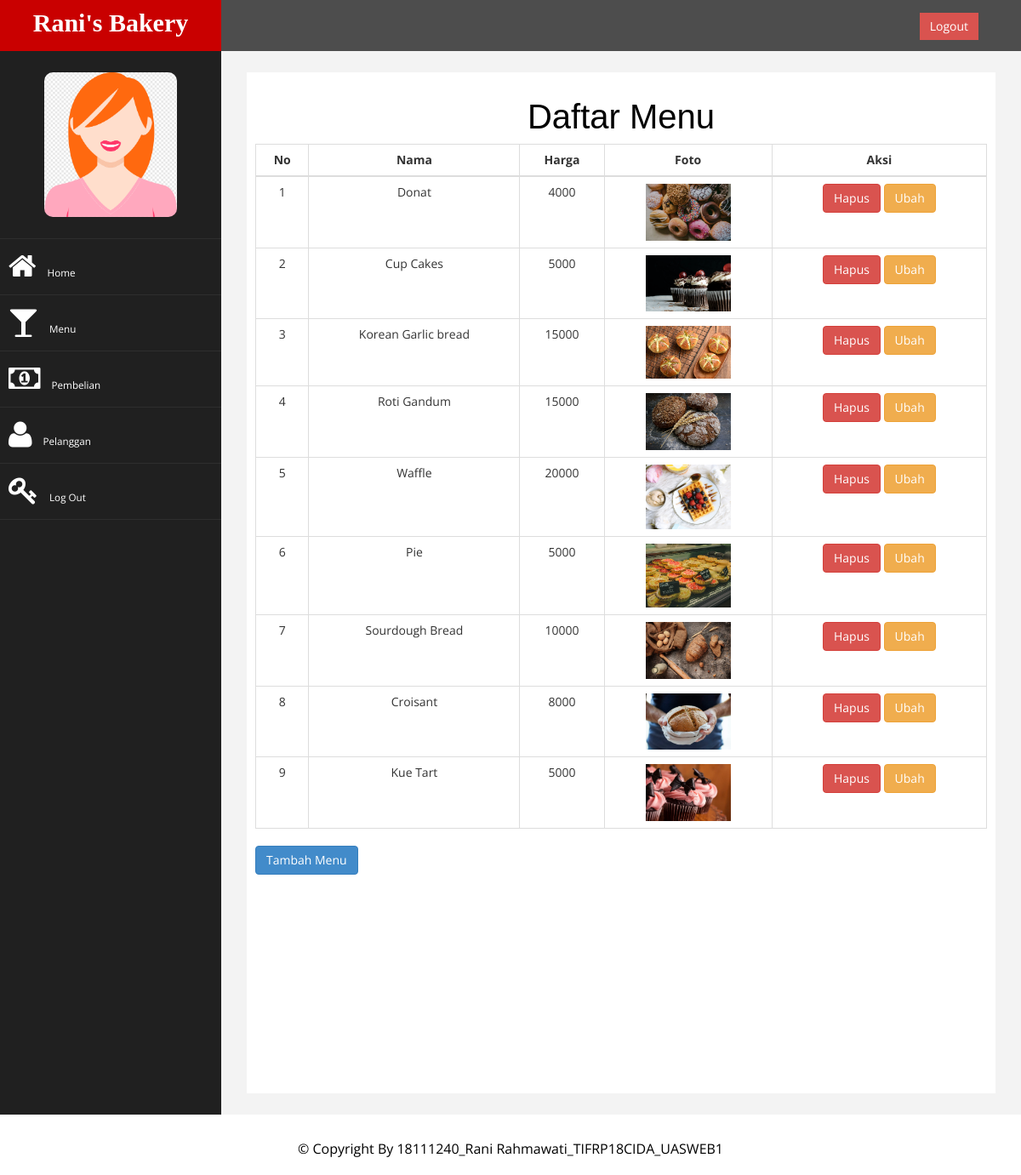
/config/dashboard.php?halaman=menu, run on the app's committed database.
### tables this page shows
CREATE TABLE `tb_menu` (
  `id_menu` int(11) NOT NULL,
  `nama_menu` varchar(100) NOT NULL,
  `harga_menu` int(11) NOT NULL,
  `foto_menu` varchar(100) NOT NULL,
  `deskripsi_menu` text NOT NULL
);

### config/menu.php (the view, shortened to what this page needs)
<h2>Daftar Menu</h2>
<table class="table table-bordered">
    <thead>
        <tr>
            <th>No</th>
            <th>Nama</th>
            <th>Harga</th>
            <th>Foto</th>
            <th>Aksi</th>
        </tr>
    </thead>
    <tbody>
    <?php $nomor=1; ?>
    <?php $ambil=$conn->query("SELECT * FROM tb_menu");?>
    <?php while($pecah = $ambil->fetch_assoc()){?>
        <tr>
            <td><?php echo $nomor;?></td>
            <td><?php echo $pecah['nama_menu']; ?></td>
            <td><?php echo $pecah['harga_menu']; ?></td>
            <td>
                <img src="../config/upload/<?php echo $pecah['foto_menu']; ?>" width="100px">
            </td>
            <td>
                <a href="dashboard.php?halaman=hapusmenu&id=<?php echo $pecah['id_menu'];?>" class="btn btn-danger">Hapus</a>
                <a href="dashboard.php?halaman=ubahmenu&id=<?php echo $pecah['id_menu'];?>" class="btn btn-warning">Ubah</a>
            </td>
        </tr>
        <?php $nomor++; ?>
        <?php } ?>
    </tbody>
</table>
<a href="dashboard.php?halaman=tambahmenu" class="btn btn-primary">Tambah Menu</a>

### config/dashboard.php (shortened to what this page needs)
<?php
$conn = mysqli_connect('localhost','root','','uaswebsite');
?>
<!DOCTYPE html>
<html xmlns="http://www.w3.org/1999/xhtml">
<head>
    <link href="assets/css/bootstrap.css" rel="stylesheet" />
    <link href="assets/css/font-awesome.css" rel="stylesheet" />
    <link href="assets/js/morris/morris-0.4.3.min.css" rel="stylesheet" />
    <link href="assets/css/custom.css" rel="stylesheet" />
</head>
<body>
    <div id="wrapper">
        <nav class="navbar navbar-default navbar-cls-top " role="navigation" style="margin-bottom: 0">
            <div class="navbar-header">
                <a class="navbar-brand" href="#">Rani's Bakery</a>
            </div>
  <div
  style="color: white; padding: 15px 50px 5px 50px; float: right; font-size: 16px;">
<a href="login.php" class="btn btn-danger square-btn-adjust">Logout</a>
  </div>
        </nav>
                <nav class="navbar-default navbar-side" role="navigation">
            <div class="sidebar-collapse">
                <ul class="nav" id="main-menu">
				<li class="text-center">
                    <img src="assets/img/profil wanita.png" class="user-image img-responsive"/>
					</li>
                    <li><a href="dashboard.php"><i class="fa fa-home fa-3x"></i> Home</a></li>
                    <li><a href="dashboard.php?halaman=menu"><i class="fa fa-glass fa-3x"></i> Menu</a></li>
                    <li><a href="dashboard.php?halaman=pembelian"><i class="fa fa-money fa-3x"></i> Pembelian</a></li>
                    <li><a href="dashboard.php?halaman=pelanggan"><i class="fa fa-user fa-3x"></i> Pelanggan</a></li>
                    <li><a href="dashboard.php?halaman=logout"><i class="fa fa-key fa-3x"></i> Log Out</a></li>
                </ul>
            </div>
        </nav>
        <div id="page-wrapper" >
            <div id="page-inner">
                <?php
                if(isset($_GET['halaman']))
                {
                    if($_GET['halaman']=="menu")
                    {
                        include 'menu.php';
                    }
                    elseif($_GET['halaman']=="pembelian")
                    {
                        include 'pembelian.php';
                    }
                    elseif($_GET['halaman']=="pelanggan")
                    {
                        include 'pelanggan.php';
                    }
                    elseif($_GET['halaman']=="details")
                    {
                        include 'details.php';
                    }
                    elseif($_GET['halaman']=="tambahmenu")
                    {
                        include 'tambahmenu.php';
                    }
                    elseif($_GET['halaman']=="hapusmenu")
                    {
                        include 'hapusmenu.php';
                    }
                    elseif($_GET['halaman']=="ubahmenu")
                    {
                        include 'ubahmenu.php';
                    }
                    elseif($_GET['halaman']=="logout")
                    {
                        include 'logout.php';
                    }
                    elseif($_GET['halaman']=="hapuspelanggan")
                    {
                        include 'hapuspelanggan.php';
                    }
                    }
                    else
                    {
                        include 'home.php';
                    }
                ?>
            </div>
            </div>
        </div>
    <div class="copyrightText">
        <p>&copy; Copyright By 18111240_Rani Rahmawati_TIFRP18CIDA_UASWEB1</p>
    </div>
</body>
</html>

### config/assets/css/custom.css (style rules this page uses)
body { font-family: 'Open Sans', sans-serif; }
#wrapper { width: 100%; background:#202020; }
#page-wrapper { padding: 15px 15px; min-height: 600px; background:#F3F3F3; }
#page-inner { width:100%; margin:10px 20px 10px 0px; background-color:#fff!important; padding:10px; min-height:1200px; }
.text-center { text-align:center; }
h2 { color: #f00; }
.square-btn-adjust { border: 0px solid transparent; -webkit-border-radius: 0px; -moz-border-radius: 0px; border-radius: 0px; }
p { font-size:16px; line-height:25px; padding-top:20px; }
.user-image { margin: 25px auto; -webkit-border-radius: 10px; -moz-border-radius: 10px; border-radius: 10px; max-height:170px; max-width:170px; }
.navbar-cls-top .navbar-brand { color: #fff; background: #C90000; width: 260px; text-align: center; height: 60px; font-size: 30px; font-weight: 700; }
.sidebar-collapse , .sidebar-collapse .nav { background:none; }
.sidebar-collapse .nav { padding:0; }
.sidebar-collapse .nav > li > a { color:#fff; background:#202020; text-shadow:none; }
.sidebar-collapse > .nav > li > a { padding:15px 10px; }
.sidebar-collapse > .nav > li { border-bottom: 1px solid rgba(107, 108, 109, 0.19); }
.navbar-side { border:none; background-color: #202020; }
.navbar-cls-top { background:#4D4D4D; border-bottom:none; }
.navbar-default { border:0px solid black; }
.navbar-header { background: #A70303; }
.nav > li > a > i { margin-right:10px; }
@media (min-width:768px) { #page-wrapper { margin: 0 0 0 260px; padding: 15px 30px; min-height: 1200px; } }
@media (min-width:768px) { .navbar-side { z-index: 1; position: absolute; width: 260px; } }
@media (min-width:768px) { .navbar { border-radius: 0px; } }

### config/dashboard.php (style rules this page uses)
.navbar-brand { text-align: center; padding-top: 17px; font-size: smaller; font-family: Cambria, Cochin, Georgia, Times, 'Times New Roman', serif; background-color: chocolate; }
a { font-size: smaller; }
.copyrightText { padding: 8px 40px; line-height: 10px; bottom: 0px; width: 100%; text-align: center; }
.copyrightText p { color: black; }

### config/menu.php (style rules this page uses)
h2 { text-align: center; font-family: 'Gill Sans', 'Gill Sans MT', Calibri, 'Trebuchet MS', sans-serif; color: black; font-size: 40px; }
th { text-align: center; }
td { text-align: center; }

### data on the page
tb_menu: nama_menu "Donat", harga_menu "4000", foto_menu (picture)
tb_menu: nama_menu "Cup Cakes", harga_menu "5000", foto_menu (picture)
tb_menu: nama_menu "Korean Garlic bread", harga_menu "15000", foto_menu (picture)
tb_menu: nama_menu "Roti Gandum", harga_menu "15000", foto_menu (picture)
tb_menu: nama_menu "Waffle", harga_menu "20000", foto_menu (picture)
tb_menu: nama_menu "Pie", harga_menu "5000", foto_menu (picture)
tb_menu: nama_menu "Sourdough Bread", harga_menu "10000", foto_menu (picture)
tb_menu: nama_menu "Croisant", harga_menu "8000", foto_menu (picture)
tb_menu: nama_menu "Kue Tart", harga_menu "5000", foto_menu (picture)
